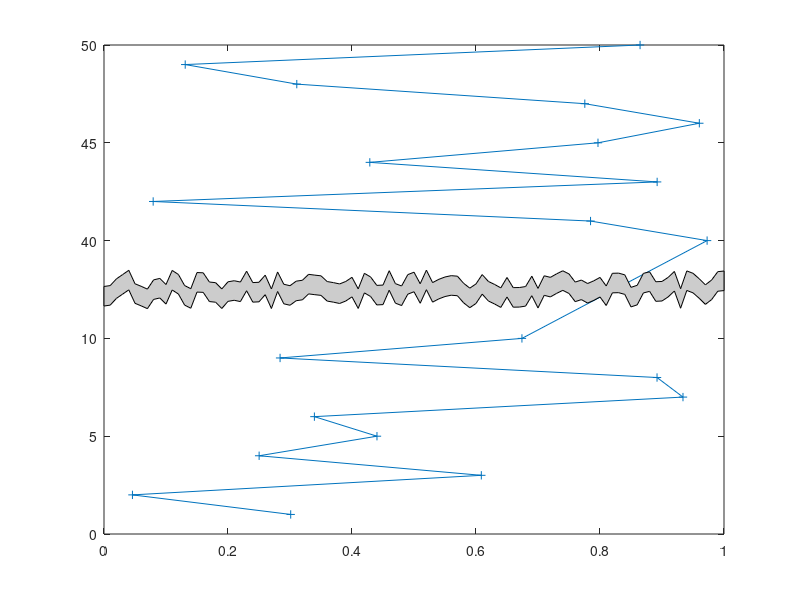

This figure's MATLAB source:
function h=BreakPlot(x,y,y_break_start,y_break_end,break_type)
% BreakPlot(x,y,y_break_start,y_break_end,break_type)
% Produces a plot who's y-axis skips to avoid unecessary blank space
% 
% INPUT
% x
% y
% y_break_start
% y_break_end
% break_type
%    if break_type='RPatch' the plot will look torn
%       in the broken space
%    if break_type='Patch' the plot will have a more
%       regular, zig-zag tear
%    if break_plot='Line' the plot will merely have
%       some hash marks on the y-axis to denote the
%       break
%
% USAGE:
%{
figure;
BreakPlot(rand(1,21),[1:10,40:50],10,40,'Line');
figure;
BreakPlot(rand(1,21),[1:10,40:50],10,40,'Patch');
figure;
BreakPlot(rand(1,21),[1:10,40:50],10,40,'RPatch');
figure;
x=rand(1,21);y=[1:10,40:50];
subplot(2,1,1);plot(x(y>=40),y(y>=40),'.');
set(gca,'XTickLabel',[]);
subplot(2,1,2);plot(x(y<=20),y(y<=20),'.');
%}

% IT'S NOT FANCY, BUT IT WORKS.

% Michael Robbins
% robbins@bloomberg.net
% michael.robbins@bloomberg.net

% data
if nargin<5 break_type='RPatch'; end;
if nargin<4 y_break_end=40; end;
if nargin<3 y_break_start=10; end;
if nargin<2 y=[1:10,40:50]; end;
if nargin<1 x=rand(1,21); end;


y_break_mid=(y_break_end-y_break_start)./2+y_break_start;

% erase useless data
x(y>y_break_start & y <y_break_end)=[];
y(y>y_break_start & y <y_break_end)=[];

% leave room for the y_break_end
[junk,i]=min(y>=y_break_end);
if i>y_break_end
    x=[x(1:i-1) NaN x(i:end)];
    y=[y(1:i-1) y_break_mid y(i:end)];
end;

% remap
y2=y;
y2(y2>=y_break_end)=y2(y2>=y_break_end)-y_break_mid;

% plot
h=plot(x,y2,'-+');

% make break
xlim=get(gca,'xlim');
ytick=get(gca,'YTick');
[junk,i]=min(ytick<=y_break_start);
y=(ytick(i)-ytick(i-1))./2+ytick(i-1);
dy=(ytick(2)-ytick(1))./10;
xtick=get(gca,'XTick');
x=xtick(1);
dx=(xtick(2)-xtick(1))./2;

switch break_type
    case 'Patch',
		% this can be vectorized
        dx=(xlim(2)-xlim(1))./10;
        yy=repmat([y-2.*dy y-dy],1,6);
        xx=xlim(1)+dx.*[0:11];
		patch([xx(:);flipud(xx(:))], ...
            [yy(:);flipud(yy(:)-2.*dy)], ...
            [.8 .8 .8])
    case 'RPatch',
		% this can be vectorized
        dx=(xlim(2)-xlim(1))./100;
        yy=y+rand(101,1).*2.*dy;
        xx=xlim(1)+dx.*(0:100);
		patch([xx(:);flipud(xx(:))], ...
            [yy(:);flipud(yy(:)-2.*dy)], ...
            [.8 .8 .8])
    case 'Line',
		line([x-dx x   ],[y-2.*dy y-dy   ]);
		line([x    x+dx],[y+dy    y+2.*dy]);
		line([x-dx x   ],[y-3.*dy y-2.*dy]);
		line([x    x+dx],[y+2.*dy y+3.*dy]);
end;
set(gca,'xlim',xlim);

% map back
ytick(ytick>y_break_start)=ytick(ytick>y_break_start)+y_break_mid;
for i=1:length(ytick)
   yticklabel{i}=sprintf('%d',ytick(i));
end;
set(gca,'yticklabel',yticklabel);

